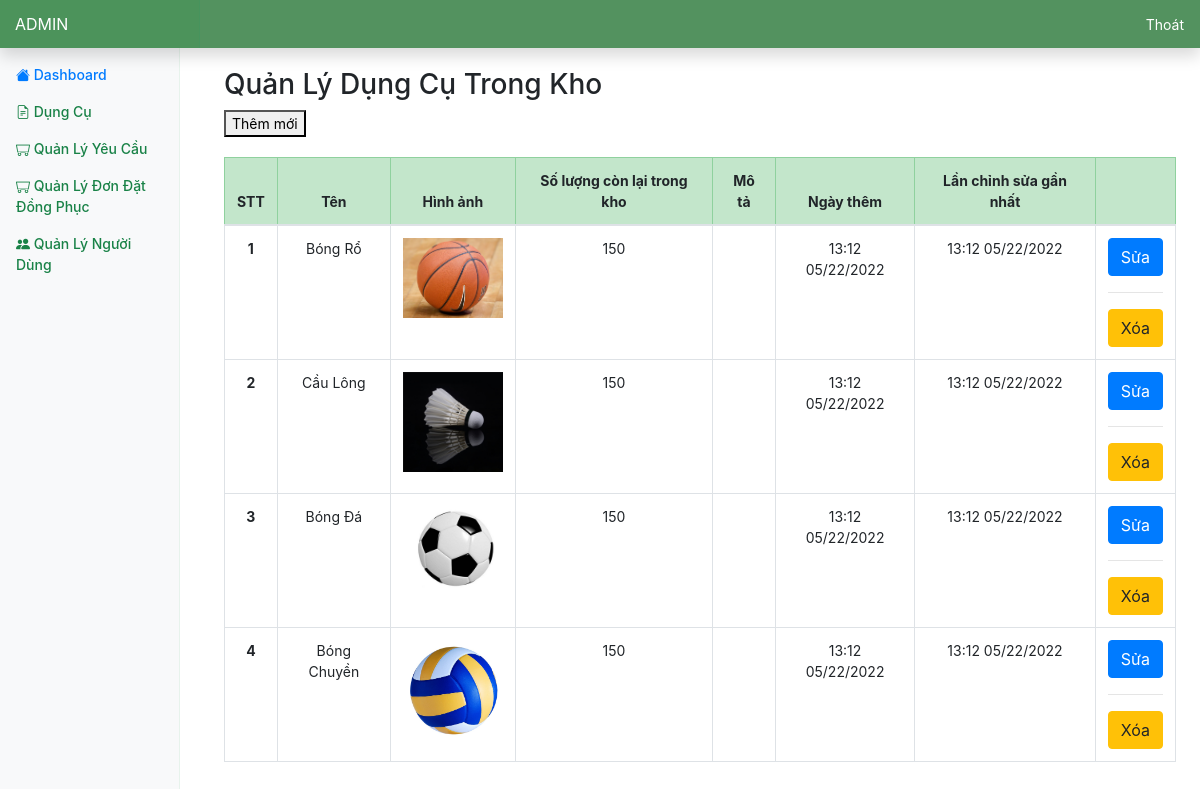
Screenshot of /admin/product/index.php with the database file from the repository.
### tables this page shows
CREATE TABLE IF NOT EXISTS `Products` (
  `itemCode` INT UNSIGNED NOT NULL AUTO_INCREMENT,
  `itemName` VARCHAR(45) NOT NULL,
  `availableQuantity` INT UNSIGNED NOT NULL,
  `category` ENUM('SPORT_EQUIPMENT', 'UNIFORM') NOT NULL DEFAULT 'SPORT_EQUIPMENT',
  `primaryImage` VARCHAR(255),
  `description` TEXT(100) NULL,
  `createdAt` DATETIME NOT NULL DEFAULT NOW(),
  `modifiedAt` TIMESTAMP NOT NULL DEFAULT CURRENT_TIMESTAMP() ON UPDATE CURRENT_TIMESTAMP,
  PRIMARY KEY (`itemCode`))
AUTO_INCREMENT = 1;

### database/manager.php (called while the page is built, shortened)
<?php
include_once("$root_dir/includes/utilities.php");
function get_db_connection() {
    $connection = mysqli_connect(HOSTNAME, USERNAME, PASSWORD, DATABASE);
    return $connection ? $connection : die("Connection failed: " . mysqli_connect_error());
}
function run_mysql_query(string $query) {
    $connection = get_db_connection();
    $query = str_replace("\\", "", $query);
	mysqli_set_charset($connection, 'utf8mb4');
    $result = mysqli_query($connection, $query);
    return $result;
}

### includes/utilities.php (called while the page is built, shortened)
<?php
function format_datetime_to_display(string $mysql_datetime) : string {
	return date_create($mysql_datetime)->format('H:i m/d/Y');
}

### admin/product/index.php (the view, shortened to what this page needs)
<?php
$root_dir = '../..';
require_once("$root_dir/admin/layouts/header.php");
$query = "SELECT * FROM Products WHERE category = '".SPORT_EQUIPMENT."'";
$result = run_mysql_query($query)->fetch_all(MYSQLI_ASSOC);
?>
<div class="row" style="margin-top: 20px;">
	<div class="col-md-12 table-responsive">
		<h3>Quản Lý Dụng Cụ Trong Kho</h3>
		<button>Thêm mới</button>
		<table class="table table-bordered table-hover" style="margin-top: 20px; text-align: center;">
			<thead class="table-success">
				<tr>
                    <th>STT</th>
					<th>Tên</th>
					<th>Hình ảnh</th>
					<th>Số lượng còn lại trong kho</th>
					<th>Mô tả</th>
					<th>Ngày thêm</th>
					<th>Lần chỉnh sửa gần nhất</th>
					<th></th>
				</tr>
			</thead>
			<tbody>
<?php
	$index = 0;
	foreach($result as $item) {
		?>
		<tr>
			<th><?=(++$index)?></th>
			<td><?=$item['itemName']?></td>
			<td><img src="../<?=$item['primaryImage']?>" style="width: 100px"></td>
			<td><?=$item['availableQuantity']?></td>
			<td><?=$item['description']?></td>
			<td><?=format_datetime_to_display($item['createdAt'])?></td>
			<td><?=format_datetime_to_display($item['modifiedAt'])?></td>
			<td>
				<button type="button" class="btn btn-primary" style="overflow: hidden;">Sửa</button>
				<hr>
				<button type="button" class="btn btn-warning" style="overflow: hidden;">Xóa</button>
			</td>
		</tr>
		<?php
	}
?>
			</tbody>
		</table>
	</div>
</div>
<?php
	require_once('../layouts/footer.php');
?>

### admin/layouts/header.php (shortened to what this page needs)
<?php
  require_once($root_dir.'/includes/utilities.php');
  require_once($root_dir.'/database/manager.php');
?>
<!DOCTYPE html>
<html>
<head>
  <?php include_once($root_dir.'/includes/headtag.php'); ?>
  <link rel="stylesheet" type="text/css" href="<?=$root_dir?>/assets/css/style.css">
</head>
<body>
<nav class="navbar fixed-top flex-md-nowrap p-0 shadow" style="background: #53925f;">
  <a class="navbar-brand col-sm-3 col-md-2 mr-0" href="#" style="color:white; ">ADMIN</a>
  <ul class="navbar-nav px-3">
    <li class="nav-item text-nowrap">
      <a class="nav-link " style="color: white;" href="<?=$root_dir?>/account/logout.php">Thoát</a>
    </li>
  </ul>
</nav>
<div class="container-fluid">
  <div class="row">
    <nav class="col-md-2 d-none d-md-block bg-light sidebar" style="width: 15%;">
      <div class="sidebar-sticky">
        <ul class="nav flex-column">
          <li class="nav-item">
            <a class="nav-link active" href="<?=$root_dir?>/admin">
              <i class="bi bi-house-fill"></i>
              Dashboard
            </a>
          </li>
          <li class="nav-item">
            <a class="nav-link" href="<?=$root_dir?>/admin/product">
              <i class="bi bi-file-earmark-text"></i>
              Dụng Cụ
            </a>
          </li>
          <li class="nav-item">
            <a class="nav-link" href="<?=$root_dir?>/admin/request">
              <i class="bi bi-minecart" ></i>
              Quản Lý Yêu Cầu
            </a>
          </li>
          <li class="nav-item">
            <a class="nav-link" href="<?=$root_dir?>/admin/order">
              <i class="bi bi-minecart" ></i>
              Quản Lý Đơn Đặt Đồng Phục
            </a>
          </li>
          <li class="nav-item">
            <a class="nav-link" href="<?=$root_dir?>/admin/user">
              <i class="bi bi-people-fill"></i>
              Quản Lý Người Dùng
            </a>
          </li>
        </ul>
      </div>
    </nav>
    <main role="main" class="col-md-9 ml-sm-auto col-lg-10 px-4">

### includes/headtag.php (shortened to what this page needs)
<link rel="stylesheet" href="https://maxcdn.bootstrapcdn.com/bootstrap/4.4.1/css/bootstrap.min.css">
<link rel="stylesheet" href="https://cdn.jsdelivr.net/npm/bootstrap-icons@1.6.1/font/bootstrap-icons.css">

### admin/layouts/footer.php
        </main>
    </div>
</div>
</body>
</html>

### assets/css/style.css (style rules this page uses)
body { font-size: .875rem; }
.sidebar { position: fixed; top: 0; bottom: 0; left: 0; z-index: 100; padding: 48px 0 0; box-shadow: inset -1px 0 0 rgba(78, 184, 113, 0.1); }
.sidebar-sticky { position: relative; top: 0; height: calc(100vh - 48px); padding-top: .5rem; overflow-x: hidden; overflow-y: auto; }
.sidebar .nav-link { font-weight: 500; color: rgb(25, 130, 71); }
.sidebar .nav-link.active { color: #007bff; }
[role="main"] { padding-top: 48px; }
.navbar-brand { padding-top: .75rem; padding-bottom: .75rem; font-size: 1rem; background-color: rgba(56, 148, 82, 0.25); box-shadow: inset -1px 0 0 rgba(58, 153, 101, 0.25); }

### rows the page displays
products: itemName "Bóng Rổ", primaryImage (picture), availableQuantity "150", createdAt "13:12 05/22/2022", modifiedAt "13:12 05/22/2022"
products: itemName "Cầu Lông", primaryImage (picture), availableQuantity "150", createdAt "13:12 05/22/2022", modifiedAt "13:12 05/22/2022"
products: itemName "Bóng Đá", primaryImage (picture), availableQuantity "150", createdAt "13:12 05/22/2022", modifiedAt "13:12 05/22/2022"
products: itemName "Bóng Chuyền", primaryImage (picture), availableQuantity "150", createdAt "13:12 05/22/2022", modifiedAt "13:12 05/22/2022"
